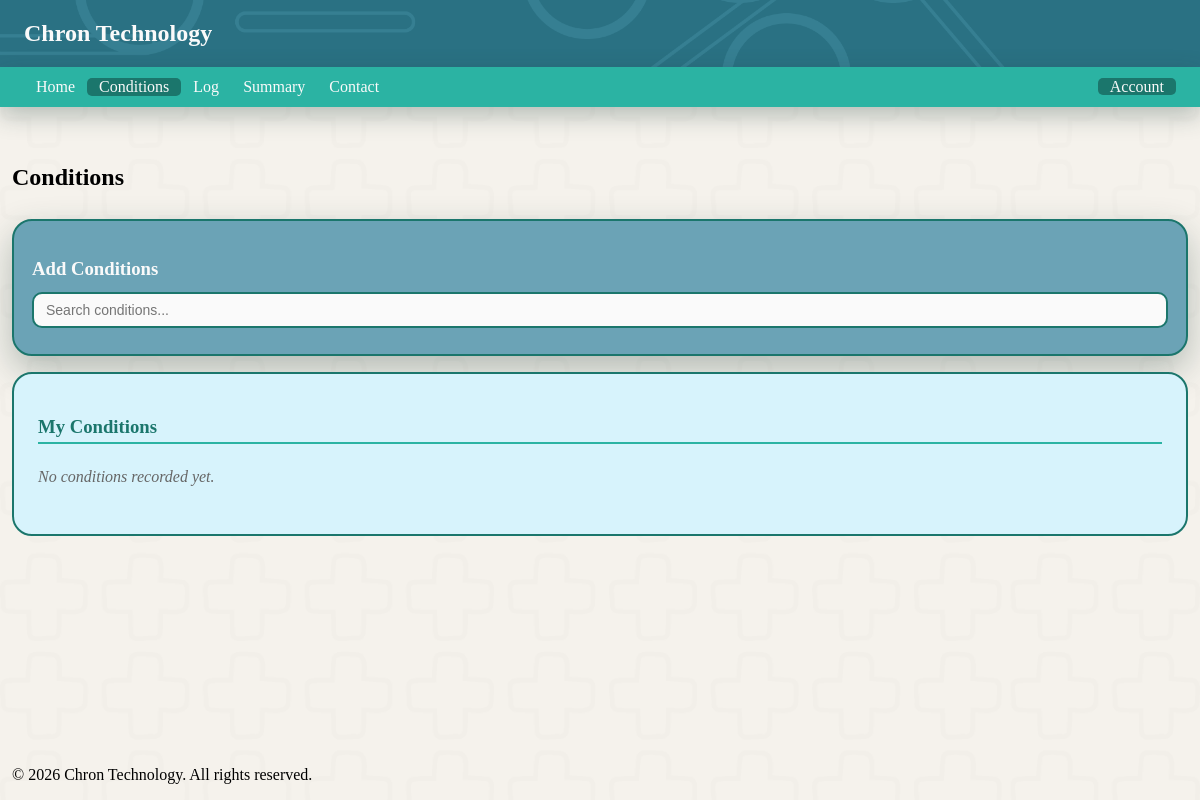
The page /conditions (signed in) on the database as committed earlier.
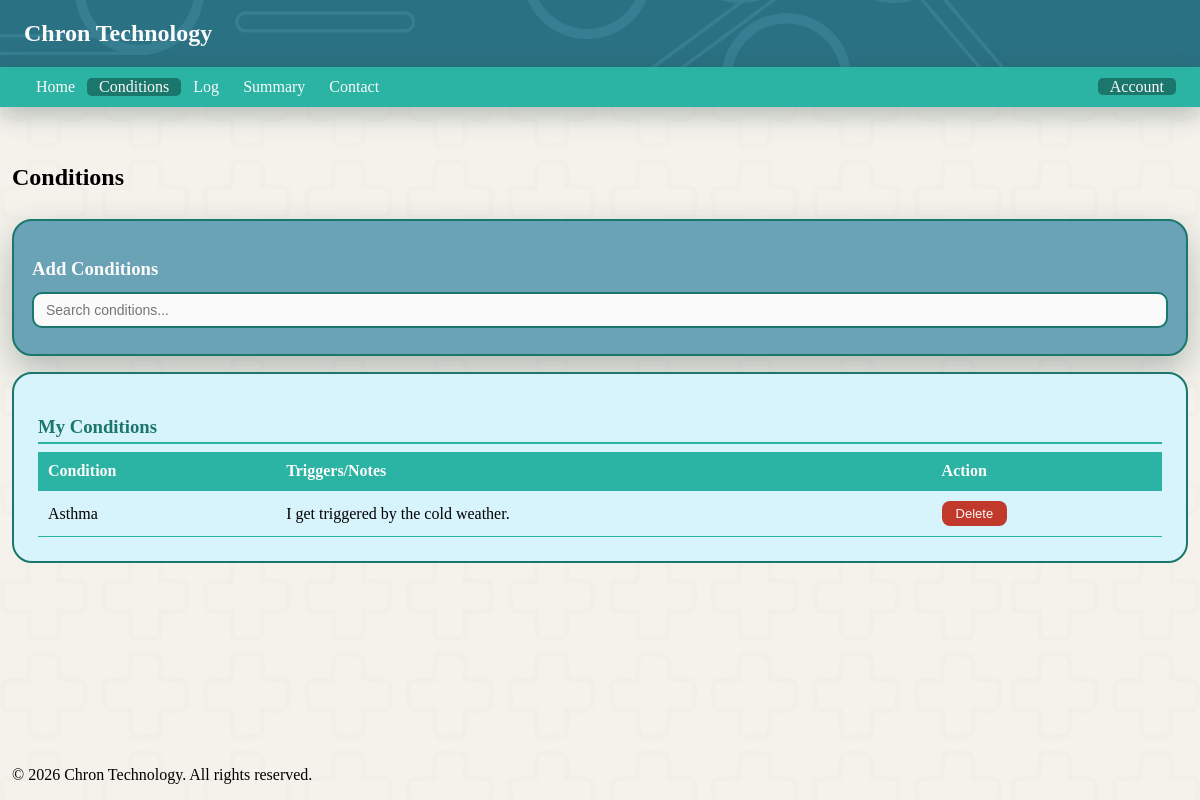
The same page on the database as committed later.
### tables this page shows
CREATE TABLE conditions (
        id INTEGER PRIMARY KEY AUTOINCREMENT,
        user_id INTEGER NOT NULL,
        condition_name TEXT NOT NULL,
        triggers TEXT NULL,
        created_at TIMESTAMP DEFAULT CURRENT_TIMESTAMP,
        FOREIGN KEY (user_id) REFERENCES users(id)
    );

### app.py (the view, shortened to what this page needs)
@app.route('/conditions', methods=['GET', 'POST'])
def conditions():
    user_conditions = []
    user_condition_names = []
    if session.get('user_id'):
        conn = get_user_conn()
        cursor = conn.cursor()
        cursor.execute(
            'SELECT id, condition_name, triggers FROM conditions WHERE user_id = ?',
            (session['user_id'],)
        )
        rows = cursor.fetchall()
        user_conditions = [(row[0], row[1], row[2] or '') for row in rows]  # (id, name, triggers)
        user_condition_names = [row[1] for row in rows]
        conn.close()
    return render_template(
        'conditions.html',
        all_conditions=CHRONIC_CONDITIONS,
        user_conditions=user_conditions,
        user_condition_names=user_condition_names
    )

### app.py (called while the page is built)
def get_user_conn():
    return sqlite3.connect(USER_DB)

### templates/conditions.html (shortened to what this page needs)
<!DOCTYPE html>
<html lang="en">
<head>
    <link rel="stylesheet" href="/static/style.css">
</head>
<body class="index_page">
    <header>
        <nav>
            <h1 class="websitelogo">Chron Technology</h1>
        </nav>
        <div class="topnav">
            <div class="nav-left">
                <a class="notactive_page" href="/">Home</a>
                {% if session.get('user_id') %}
                <a class="active_page" href="conditions">Conditions</a>
                <a class="notactive_page" href="log">Log</a>
                <a class="notactive_page" href="summary">Summary</a>
                <a class="notactive_page" href="contact">Contact</a>
                {% endif %}
            </div>
            <div class="nav-right">
                {% if session.get('user_id') %}
                <div class="dropdown">
                    <span class="dropdown-toggle">Account</span>
                </div>
                {% else %}
                <a class="notactive_page" href="signup">SignUp</a>
                <a class="notactive_page" href="signin">SignIn</a>
                {% endif %}
            </div>
        </div>
    </header>
    <main>
        <section>
            <h2 class="topPageHeadings">Conditions</h2>
            <div class="add_condition">
                <h3>Add Conditions</h3>
                <input type="text" id="condition-search" placeholder="Search conditions..." onkeyup="filterConditions()">
            </div>
            <div class="summary-section">
                <h3>My Conditions</h3>
                {% if user_conditions %}
                <table class="summary-table">
                    <thead>
                        <tr>
                            <th>Condition</th>
                            <th>Triggers/Notes</th>
                            <th>Action</th>
                        </tr>
                    </thead>
                    <tbody>
                        {% for id, condition, triggers in user_conditions %}
                        <tr>
                            <td>{{ condition }}</td>
                            <td>{{ triggers }}</td>
                            <td>
                                <form action="/delete/{{ id }}" method="POST">
                                    <button type="submit" class="delete-btn">Delete</button>
                                </form>
                            </td>
                        </tr>
                        {% endfor %}
                    </tbody>
                </table>
                {% else %}
                <p class="no-data">No conditions recorded yet.</p>
                {% endif %}
            </div>
        </section>
    </main>
    <footer>
        <p>&copy; 2026 Chron Technology. All rights reserved.</p>
    </footer>
</body>
</html>

Rows that differ between the two databases and show on the page:
added conditions: condition_name "Asthma", triggers "I get triggered by the cold weather."
Other text that changed with them:
text no longer shown: "No conditions recorded yet."
text now shown: "Condition Triggers/Notes Action"
